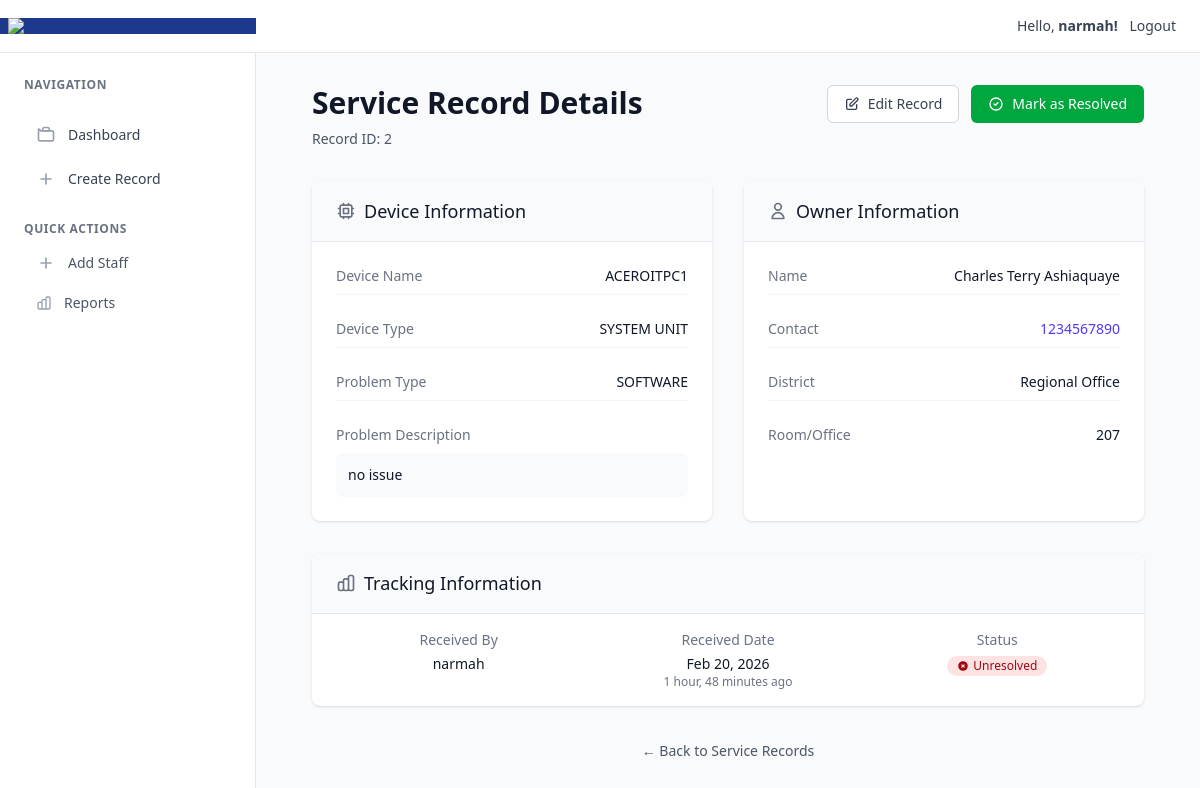
The page /records/2 (signed in) on the database its author committed.
### accounts/models.py (models this page shows)
class Staff(AbstractUser):
    phone_number = models.CharField(max_length=10, blank=False)
    other_names = models.CharField(max_length=255, blank=True)
    force_password_change = models.BooleanField(default=False, blank=True)
    def __str__(self):
        return self.username

### service_tracker/models.py (models this page shows, shortened)
class ServiceRecord(models.Model):
    class DeviceType(models.TextChoices):
        AIO = 'aio', 'AIO'
        LAPTOP = 'laptop', 'Laptop'
        SYSTEM_UNIT = 'system unit', 'System Unit'
        MONITOR = 'monitor', 'Monitor'
        OTHER = 'other', 'Other'
    class ProblemType(models.TextChoices):
        NETWORK = 'network', 'Network'
        SOFTWARE = 'software', 'Software'
        HARDWARE = 'hardware', 'Hardware'
        OTHER = 'other', 'Other'
    class District(models.TextChoices):
        ADENTA = 'adenta', 'Adenta'
        LEGON = 'legon', 'Legon'
        TESHIE = 'teshie', 'Teshie'
        MAKOL = 'makola', 'Makola'
        ROMAN_RIDGE = 'roman ridge', 'Roman Ridge'
        DODOWA = 'dodowa', 'Dodowa'
        MAMPONG = 'mampong', 'Mampong'
        KWABENYA = 'kwabenya', 'Kwabenya'
        REGIONAL_OFFICE = 'regional office', 'Regional office'
    requester_name = models.CharField(max_length=100)
    requester_contact = models.CharField(max_length=10)
    device_name = models.CharField(max_length=50)
    device_type = models.CharField(choices=DeviceType.choices, default=DeviceType.SYSTEM_UNIT, max_length=20)
    problem_type = models.CharField(choices=ProblemType.choices , default=ProblemType.SOFTWARE, max_length=10)
    problem_desc = models.TextField(blank=True, null=True)
    district = models.CharField(choices=District.choices, default=District.REGIONAL_OFFICE, max_length=20)
    room_number= models.CharField(max_length=3, blank=True, null=True)
    received_at = models.DateTimeField(auto_now_add=True)
    returned_at = models.DateTimeField(blank=True, null=True)
    received_by = models.ForeignKey(User, on_delete=models.SET_NULL, blank=True, null=True, related_name='received_jobs')
    is_resolved = models.BooleanField(default=False)
    class Meta:
        ordering = ['-received_at']

### service_tracker/views.py (the view)
# urls.py: path('records/<int:pk>', views.detail, name='detail'),
@login_required
def detail(request, pk):
    record = get_object_or_404(ServiceRecord, pk=pk)
    return render(request, 'service_tracker/detail.html', {'record': record})

### service_tracker/templates/service_tracker/detail.html (shortened to what this page needs)
{% extends 'base.html' %}
{% block content %}
<div class="max-w-4xl mx-auto px-4 sm:px-6 lg:px-8 py-8">
        <div class="mb-8">
            <div class="flex justify-between items-start">
                <div>
                    <h1 class="text-3xl font-bold text-gray-900">Service Record Details</h1>
                    <p class="mt-2 text-sm text-gray-600">Record ID: {{ record.id }}</p>
                </div>
                <div class="flex space-x-3">
                    <a href="{% url 'service_tracker:edit' record.pk %}"
                       class="inline-flex items-center px-4 py-2 border border-gray-300 text-sm font-medium rounded-md text-gray-700 bg-white hover:bg-gray-50 focus:outline-none focus:ring-2 focus:ring-offset-2 focus:ring-indigo-500 transition-colors duration-200">
                        <svg class="w-4 h-4 mr-2" fill="none" stroke="currentColor" viewBox="0 0 24 24">
                            <path stroke-linecap="round" stroke-linejoin="round" stroke-width="2" d="M11 5H6a2 2 0 00-2 2v11a2 2 0 002 2h11a2 2 0 002-2v-5m-1.414-9.414a2 2 0 112.828 2.828L11.828 15H9v-2.828l8.586-8.586z"></path>
                        </svg>
                        Edit Record
                    </a>
                    {% if not record.is_resolved %}
                    <form action="{% url 'service_tracker:mark-resolved' record.pk %}" method="post" class="inline">
                        <button type="submit"
                                class="inline-flex items-center px-4 py-2 border border-transparent text-sm font-medium rounded-md text-white bg-green-600 hover:bg-green-700 focus:outline-none focus:ring-2 focus:ring-offset-2 focus:ring-green-500 transition-colors duration-200">
                            <svg class="w-4 h-4 mr-2" fill="none" stroke="currentColor" viewBox="0 0 24 24">
                                <path stroke-linecap="round" stroke-linejoin="round" stroke-width="2" d="M9 12l2 2 4-4m6 2a9 9 0 11-18 0 9 9 0 0118 0z"></path>
                            </svg>
                            Mark as Resolved
                        </button>
                    </form>
                    {% endif %}
                </div>
            </div>
        </div>
        <div class="grid grid-cols-1 lg:grid-cols-2 gap-8">
            <div class="bg-white shadow-sm rounded-lg overflow-hidden">
                <div class="px-6 py-4 bg-gray-50 border-b border-gray-200">
                    <h2 class="text-lg font-medium text-gray-900 flex items-center">
                        <svg class="w-5 h-5 mr-2 text-gray-500" fill="none" stroke="currentColor" viewBox="0 0 24 24">
                            <path stroke-linecap="round" stroke-linejoin="round" stroke-width="2" d="M9 3v2m6-2v2M9 19v2m6-2v2M5 9H3m2 6H3m18-6h-2m2 6h-2M7 19h10a2 2 0 002-2V7a2 2 0 00-2-2H7a2 2 0 00-2 2v10a2 2 0 002 2zM9 9h6v6H9V9z"></path>
                        </svg>
                        Device Information
                    </h2>
                </div>
                <div class="px-6 py-4 space-y-4">
                    <div class="flex justify-between items-center py-2 border-b border-gray-100">
                        <span class="text-sm font-medium text-gray-500">Device Name</span>
                        <span class="text-sm text-gray-900">{{ record.device_name|upper }}</span>
                    </div>
                    <div class="flex justify-between items-center py-2 border-b border-gray-100">
                        <span class="text-sm font-medium text-gray-500">Device Type</span>
                        <span class="text-sm text-gray-900">{{ record.device_type|upper }}</span>
                    </div>
                    <div class="flex justify-between items-center py-2 border-b border-gray-100">
                        <span class="text-sm font-medium text-gray-500">Problem Type</span>
                        <span class="text-sm text-gray-900">{{ record.problem_type|upper }}</span>
                    </div>
                    <div class="py-2">
                        <span class="text-sm font-medium text-gray-500 block mb-2">Problem Description</span>
                        <p class="text-sm text-gray-900 bg-gray-50 rounded-md p-3">{{ record.problem_desc }}</p>
                    </div>
                </div>
            </div>
            <div class="bg-white shadow-sm rounded-lg overflow-hidden">
                <div class="px-6 py-4 bg-gray-50 border-b border-gray-200">
                    <h2 class="text-lg font-medium text-gray-900 flex items-center">
                        <svg class="w-5 h-5 mr-2 text-gray-500" fill="none" stroke="currentColor" viewBox="0 0 24 24">
                            <path stroke-linecap="round" stroke-linejoin="round" stroke-width="2" d="M16 7a4 4 0 11-8 0 4 4 0 018 0zM12 14a7 7 0 00-7 7h14a7 7 0 00-7-7z"></path>
                        </svg>
                        Owner Information
                    </h2>
                </div>
                <div class="px-6 py-4 space-y-4">
                    <div class="flex justify-between items-center py-2 border-b border-gray-100">
                        <span class="text-sm font-medium text-gray-500">Name</span>
                        <span class="text-sm text-gray-900">{{ record.requester_name }}</span>
                    </div>
                    <div class="flex justify-between items-center py-2 border-b border-gray-100">
                        <span class="text-sm font-medium text-gray-500">Contact</span>
                        <a href="tel:{{ record.requester_contact }}"
                           class="text-sm text-indigo-600 hover:text-indigo-800 transition-colors duration-200">
                            {{ record.requester_contact }}
                        </a>
                    </div>
                    <div class="flex justify-between items-center py-2 border-b border-gray-100">
                        <span class="text-sm font-medium text-gray-500">District</span>
                        <span class="text-sm text-gray-900">{{ record.district|title }}</span>
                    </div>
                    <div class="flex justify-between items-center py-2">
                        <span class="text-sm font-medium text-gray-500">Room/Office</span>
                        <span class="text-sm text-gray-900">{{ record.room_number|default:'--' }}</span>
                    </div>
                </div>
            </div>
            <div class="bg-white shadow-sm rounded-lg overflow-hidden lg:col-span-2">
                <div class="px-6 py-4 bg-gray-50 border-b border-gray-200">
                    <h2 class="text-lg font-medium text-gray-900 flex items-center">
                        Tracking Information
                    </h2>
                </div>
                <div class="px-6 py-4">
                    <div class="grid grid-cols-1 md:grid-cols-3 gap-6">
                        <div class="text-center">
                            <div class="text-sm font-medium text-gray-500 mb-1">Received By</div>
                            <div class="text-sm text-gray-900">{{ record.received_by }}</div>
                        </div>
                        <div class="text-center">
                            <div class="text-sm font-medium text-gray-500 mb-1">Received Date</div>
                            <div class="text-sm text-gray-900">{{ record.received_at|date:"M d, Y" }}</div>
                            <div class="text-xs text-gray-500">{{ record.received_at|timesince }} ago</div>
                        </div>
                        <div class="text-center">
                            <div class="text-sm font-medium text-gray-500 mb-1">Status</div>
                            <div class="mt-1">
                                {% if record.is_resolved %}
                                <span class="inline-flex items-center px-2.5 py-0.5 rounded-full text-xs font-medium bg-green-100 text-green-800">
                                    <svg class="w-3 h-3 mr-1" fill="currentColor" viewBox="0 0 20 20">
                                        <path fill-rule="evenodd" d="M16.707 5.293a1 1 0 010 1.414l-8 8a1 1 0 01-1.414 0l-4-4a1 1 0 011.414-1.414L8 12.586l7.293-7.293a1 1 0 011.414 0z" clip-rule="evenodd"></path>
                                    </svg>
                                    Resolved
                                </span>
                                {% else %}
                                <span class="inline-flex items-center px-2.5 py-0.5 rounded-full text-xs font-medium bg-red-100 text-red-800">
                                    Unresolved
                                </span>
                                {% endif %}
                            </div>
                        </div>
                    </div>
                </div>
            </div>
        </div>
        <div class="mt-8 text-center">
            <a href="{% url 'service_tracker:index' %}"
               class="text-sm text-gray-600 hover:text-gray-900 transition-colors duration-200">
                ← Back to Service Records
            </a>
        </div>
    </div>
{% endblock %}

### templates/partials/_navbar.html
<nav class="bg-white shadow-sm border-b border-gray-200 flex justify-between items-center shrink-0">
    <div class="bg-blue-900 px-2">
        <img src="https://ecg.com.gh/images/site/ecg_logo.png" class="w-60" />
    </div>
    <div class="text-sm px-6 py-4 text-gray-700 font-medium space-x-2">
        Hello, <b>{{request.user.username|default:"Guest"}}!</b>
        <span>
            {% if not request.user.is_authenticated %}
            <a href="{% url 'accounts:login' %}">Login</a>
            {% else %}
            <button onclick="document.getElementById('logout-modal').classList.remove('hidden')">Logout</button>
            {% endif %}
        </span>
    </div>
</nav>

### src/css/style.css (style rules this page uses)
html, body { overflow-x: hidden; }

### rows shown on the page
Staff: user.username "narmah"
ServiceRecord: id "2", device_name "ACEROITPC1", device_type "SYSTEM UNIT", problem_type "SOFTWARE", problem_desc "no issue", requester_name "Charles Terry Ashiaquaye", requester_contact "1234567890", district "Regional Office", room_number "207", received_by "narmah", received_at "Feb 20, 2026", received_at "1 hour, 48 minutes"
